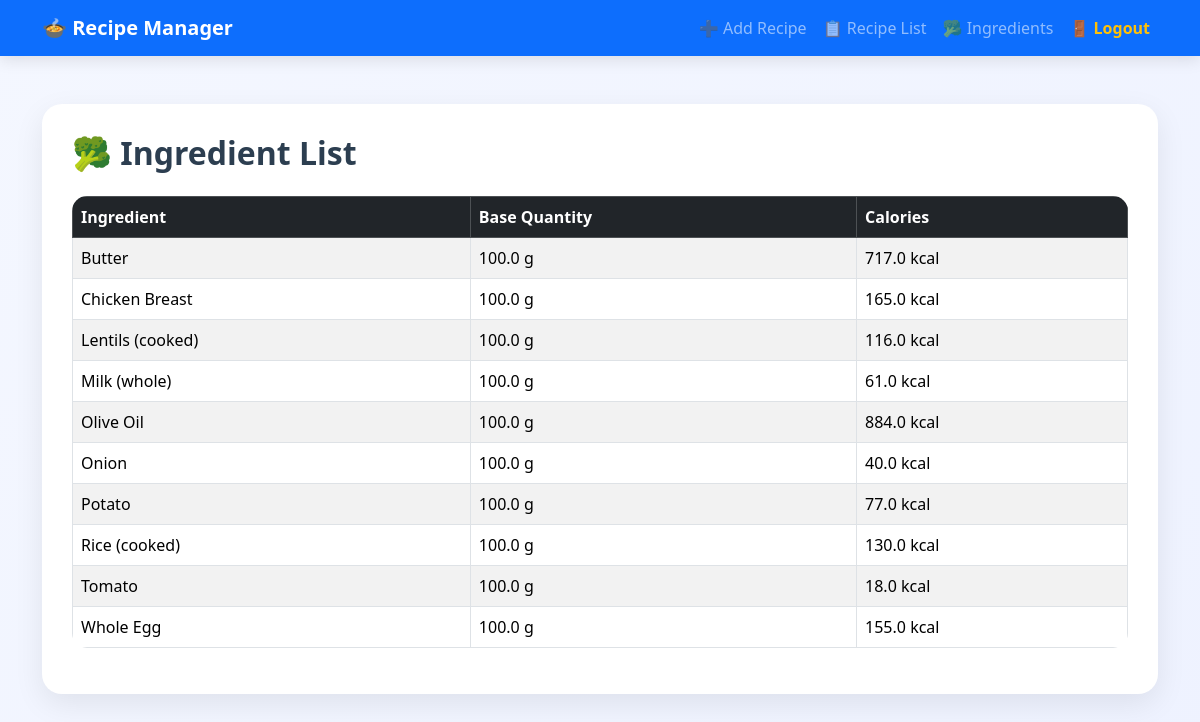
Screenshot of /ingredients (signed in) with the database file from the repository.
### tables this page shows
CREATE TABLE ingredients (
    id INTEGER PRIMARY KEY AUTOINCREMENT,
    ingredient_name TEXT UNIQUE NOT NULL,
    base_quantity REAL NOT NULL,
    calorific_value REAL NOT NULL
);

### app.py (the view)
@app.route("/ingredients")
def ingredient_list():
    if not session.get("logged_in"):
        return redirect(url_for("login"))
    conn = get_connection()
    ingredients = conn.execute(
        "SELECT * FROM ingredients ORDER BY ingredient_name"
    ).fetchall()
    conn.close()
    return render_template(
        "ingredient_list.html",
        ingredients=ingredients
    )

### database.py (called while the page is built)
def get_connection():
    conn = sqlite3.connect("recipes.db")
    conn.row_factory = sqlite3.Row
    return conn

### templates/ingredient_list.html
{% extends "base.html" %}
{% block content %}
<h2 class="page-title mb-4">
🥦 Ingredient List
</h2>
<table class="table table-striped table-bordered">
<thead class="table-dark">
<tr>
    <th>Ingredient</th>
    <th>Base Quantity</th>
    <th>Calories</th>
</tr>
</thead>
<tbody>
{% for ingredient in ingredients %}
<tr>
<td>
    {{ ingredient["ingredient_name"] }}
</td>
<td>
    {{ ingredient["base_quantity"] }} g
</td>
<td>
    {{ ingredient["calorific_value"] }} kcal
</td>
</tr>
{% endfor %}
</tbody>
</table>
{% endblock %}

### templates/base.html (shortened to what this page needs)
<!DOCTYPE html>
<html lang="en">
<head>
<link href="https://cdn.jsdelivr.net/npm/bootstrap@5.3.3/dist/css/bootstrap.min.css" rel="stylesheet">
</head>
<body>
<nav class="navbar navbar-expand-lg navbar-dark bg-primary">
<div class="container">
<a class="navbar-brand fw-bold" href="/recipe">
🍲 Recipe Manager
</a>
<div class="navbar-nav ms-auto">
<a class="nav-link" href="/recipe">
➕ Add Recipe
</a>
<a class="nav-link" href="/recipes">
📋 Recipe List
</a>
<a class="nav-link" href="/ingredients">
🥦 Ingredients
</a>
<a class="nav-link text-warning fw-bold" href="/logout">
🚪 Logout
</a>
</div>
</div>
</nav>
<div class="container mt-5">
<div class="main-card">
{% block content %}
{% endblock %}
</div>
</div>
</body>
</html>

### templates/base.html (style rules this page uses)
body { background: linear-gradient(135deg,#f4f7ff,#eef2ff); min-height:100vh; font-family: 'Segoe UI', sans-serif; }
.navbar { box-shadow:0 4px 15px rgba(0,0,0,0.1); }
.main-card { background:white; border-radius:20px; padding:30px; box-shadow:0 10px 30px rgba(0,0,0,0.08); }
.page-title { color:#2c3e50; font-weight:700; }
.table { border-radius:15px; overflow:hidden; }

### rows the page displays
ingredients: ingredient_name "Butter", base_quantity "100.0", calorific_value "717.0"
ingredients: ingredient_name "Chicken Breast", base_quantity "100.0", calorific_value "165.0"
ingredients: ingredient_name "Lentils (cooked)", base_quantity "100.0", calorific_value "116.0"
ingredients: ingredient_name "Milk (whole)", base_quantity "100.0", calorific_value "61.0"
ingredients: ingredient_name "Olive Oil", base_quantity "100.0", calorific_value "884.0"
ingredients: ingredient_name "Onion", base_quantity "100.0", calorific_value "40.0"
ingredients: ingredient_name "Potato", base_quantity "100.0", calorific_value "77.0"
ingredients: ingredient_name "Rice (cooked)", base_quantity "100.0", calorific_value "130.0"
ingredients: ingredient_name "Tomato", base_quantity "100.0", calorific_value "18.0"
ingredients: ingredient_name "Whole Egg", base_quantity "100.0", calorific_value "155.0"
